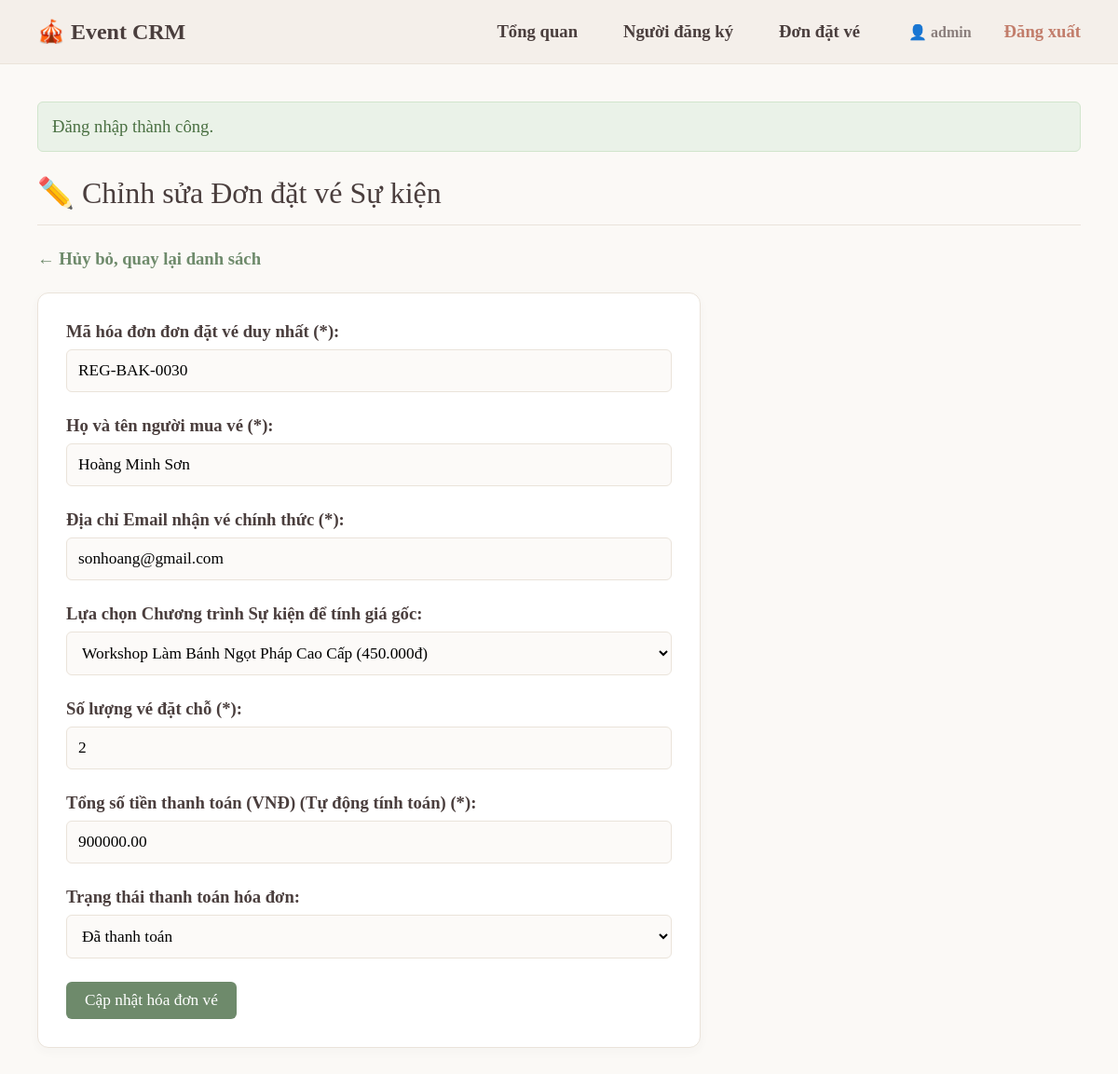
Page /registrations/edit?id=30 (signed in) on the committed database.
### tables this page shows
CREATE TABLE registrations (
    id INT AUTO_INCREMENT PRIMARY KEY,
    registration_code VARCHAR(50) NOT NULL,
    customer_name VARCHAR(100) NOT NULL,
    customer_email VARCHAR(150) NOT NULL,
    ticket_quantity INT NOT NULL DEFAULT 1,
    total_amount DECIMAL(12,2) NOT NULL DEFAULT 0.00,
    payment_status ENUM('đơn đã hủy', 'chờ thanh toán', 'đã thanh toán') NOT NULL DEFAULT 'chờ thanh toán',
    created_at DATETIME NOT NULL DEFAULT CURRENT_TIMESTAMP,
    updated_at DATETIME NULL ON UPDATE CURRENT_TIMESTAMP,
    UNIQUE KEY unique_registration_code (registration_code),
    INDEX idx_registrations_created_at (created_at),
    INDEX idx_registrations_status (payment_status)
);

### app/Core/helpers.php (called while the page is built, shortened)
<?php
function e(string $value): string
{
    return htmlspecialchars($value, ENT_QUOTES, 'UTF-8');
}
function render(string $view, array $data = [], string $layout = 'layouts/main'): void
{
    extract($data);
    require __DIR__ . '/../../Views/' . $view . '.php';
}

### app/Controllers/RegistrationController.php (called while the page is built, shortened)
<?php
class RegistrationController
{
    public function edit(): void
    {
        $id = (int)($_GET['id'] ?? 0);
        $registration = $this->service->getById($id);
        render('registrations/edit', [
            'title' => 'Cập nhật hóa đơn vé #' . $id,
            'registration' => $registration,
            'errors' => []
        ]);
    }
}

### public/index.php (called while the page is built, shortened)
<?php
require_once __DIR__ . '/../app/Core/helpers.php';
require_once __DIR__ . '/../app/Repositories/RegistrationRepository.php';
require_once __DIR__ . '/../app/Services/RegistrationService.php';
require_once __DIR__ . '/../app/Controllers/RegistrationController.php';
$dbConfig = require __DIR__ . '/../config/database.php';
try {
    $pdo = Database::connect($dbConfig);
} catch (Exception $e) {
    die("Lỗi kết nối cơ sở dữ liệu: " . $e->getMessage());
}
$container = [];
$container[UserRepository::class] = new UserRepository($pdo);
$container[RegistrantRepository::class] = new RegistrantRepository($pdo);
$container[RegistrationRepository::class] = new RegistrationRepository($pdo);
$container[AuthService::class] = new AuthService($container[UserRepository::class]);
$container[RegistrantService::class] = new RegistrantService($container[RegistrantRepository::class]);
$container[RegistrationService::class] = new RegistrationService($container[RegistrationRepository::class]);
$container[HomeController::class] = new HomeController();
$container[AuthController::class] = new AuthController($container[AuthService::class]);
$container[DashboardController::class] = new DashboardController($container[RegistrantRepository::class], $container[RegistrationRepository::class]);
$container[RegistrantController::class] = new RegistrantController($container[RegistrantService::class]);
$container[RegistrationController::class] = new RegistrationController($container[RegistrationService::class]);
$container[HealthController::class] = new HealthController($pdo);
$router = new Router();
$router->add('GET', '/', [HomeController::class, 'index']);
$router->add('GET', '/login', [AuthController::class, 'login']);
$router->add('POST', '/login', [AuthController::class, 'handleLogin']);
$router->add('POST', '/logout', [AuthController::class, 'logout']);
$router->add('GET', '/dashboard', [DashboardController::class, 'index']);
$router->add('GET', '/registrants', [RegistrantController::class, 'index']);
$router->add('GET', '/registrants/create', [RegistrantController::class, 'create']);
$router->add('POST', '/registrants/store', [RegistrantController::class, 'store']);
$router->add('GET', '/registrants/edit', [RegistrantController::class, 'edit']);
$router->add('POST', '/registrants/update', [RegistrantController::class, 'update']);
$router->add('POST', '/registrants/delete', [RegistrantController::class, 'delete']);
$router->add('GET', '/registrations', [RegistrationController::class, 'index']);
$router->add('GET', '/registrations/create', [RegistrationController::class, 'create']);
$router->add('POST', '/registrations/store', [RegistrationController::class, 'store']);
$router->add('GET', '/registrations/edit', [RegistrationController::class, 'edit']);
$router->add('POST', '/registrations/update', [RegistrationController::class, 'update']);
$router->add('POST', '/registrations/delete', [RegistrationController::class, 'delete']);
$router->add('GET', '/health', [HealthController::class, 'index']);
$router->dispatch($_SERVER['REQUEST_METHOD'], $_SERVER['REQUEST_URI'], $container);

### app/Repositories/RegistrationRepository.php (called while the page is built, shortened)
<?php
class RegistrationRepository
{
    public function findById(int $id): ?array
    {
        $stmt = $this->db->prepare("SELECT * FROM registrations WHERE id = :id LIMIT 1");
        $stmt->execute(['id' => $id]);
        $data = $stmt->fetch();
        return $data ?: null;
    }
}

### app/Services/RegistrationService.php (called while the page is built, shortened)
<?php
class RegistrationService
{
    public function getById(int $id): ?array
    {
        return $this->repo->findById($id);
    }
}

### Views/registrations/edit.php (the view, shortened to what this page needs)
<h1>✏️ Chỉnh sửa Đơn đặt vé Sự kiện</h1>
<p><a href="/registrations" style="color: var(--success); text-decoration: none; font-weight: bold;">← Hủy bỏ, quay lại danh sách</a></p>
<div class="card" style="max-width: 650px; margin-top: 25px;">
    <form action="/registrations/update" method="POST">
        <div class="form-group">
            <label>Mã hóa đơn đơn đặt vé duy nhất (*):</label>
            <input type="text" name="registration_code" class="form-control" value="<?= e($registration['registration_code']) ?>">
        </div>
        <div class="form-group">
            <label>Họ và tên người mua vé (*):</label>
            <input type="text" name="customer_name" class="form-control" value="<?= e($registration['customer_name']) ?>">
        </div>
        <div class="form-group">
            <label>Địa chỉ Email nhận vé chính thức (*):</label>
            <input type="text" name="customer_email" class="form-control" value="<?= e($registration['customer_email']) ?>">
        </div>
        <div class="form-group">
            <label>Lựa chọn Chương trình Sự kiện để tính giá gốc:</label>
            <select id="js-event-selector-edit" class="form-control">
                <option value="450000" <?= str_contains($registration['registration_code'], 'BAK') ? 'selected' : '' ?>>Workshop Làm Bánh Ngọt Pháp Cao Cấp (450.000đ)</option>
            </select>
        </div>
        <div class="form-group">
            <label>Số lượng vé đặt chỗ (*):</label>
            <input type="number" id="js-quantity-input-edit" name="ticket_quantity" class="form-control" min="1" value="<?= e((string)$registration['ticket_quantity']) ?>">
        </div>
        <div class="form-group">
            <label>Tổng số tiền thanh toán (VNĐ) (Tự động tính toán) (*):</label>
            <input type="number" id="js-total-output-edit" name="total_amount" class="form-control" value="<?= e((string)$registration['total_amount']) ?>" readonly>
        </div>
        <div class="form-group">
            <label>Trạng thái thanh toán hóa đơn:</label>
            <select name="payment_status" class="form-control">
                <option value="đã thanh toán" <?= $registration['payment_status'] === 'đã thanh toán' ? 'selected' : '' ?>>Đã thanh toán</option>
            </select>
        </div>
        <button type="submit" class="btn" style="background-color: var(--success);">Cập nhật hóa đơn vé</button>
    </form>
</div>

### Views/layouts/main.php (style rules this page uses)
:root { --bg-main: #FBF9F6; --bg-navbar: #F4EFEA; --text-primary: #4A3E3D; --text-muted: #8A7E7C; --accent: #A38A75; --accent-hover: #8C7561; --border-color: #EAE3DA; --white: #FFFFFF; --success: #6E8A6B; --danger: #C27D6B; --warning: #D9A752; }
body { font-family: 'Times New Roman', Times, serif; font-size: 14pt; background-color: var(--bg-main); color: var(--text-primary); margin: 0; padding: 0; display: flex; flex-direction: column; min-height: 100vh; }
.card { background: var(--white); border: 1px solid var(--border-color); padding: 30px; border-radius: 12px; box-shadow: 0 4px 12px rgba(74, 62, 61, 0.03); margin-bottom: 30px; }
h1 { color: var(--text-primary); font-size: 24pt; margin-top: 0; font-weight: normal; border-bottom: 1px solid var(--border-color); padding-bottom: 15px; margin-bottom: 25px; }
.btn { background-color: var(--accent); color: var(--white); padding: 10px 20px; border: none; border-radius: 6px; text-decoration: none; cursor: pointer; display: inline-flex; align-items: center; font-size: 13pt; font-family: inherit; transition: background 0.2s; }
.form-group { margin-bottom: 25px; }
.form-group label { display: block; margin-bottom: 8px; font-weight: bold; }
.form-control { width: 100%; padding: 12px; border: 1px solid var(--border-color); border-radius: 6px; font-size: 13pt; box-sizing: border-box; background-color: #FCFAF8; font-family: inherit; }

### rows in the picture
registrations: registration_code "REG-BAK-0030", customer_name "Hoàng Minh Sơn", customer_email "sonhoang@gmail.com", registration_code "Workshop Làm Bánh Ngọt Pháp Cao Cấp (450.000đ)", ticket_quantity "2", total_amount "900000.00", payment_status "Đã thanh toán"

### other values in the picture
$_SESSION['user_name'] "admin"
$success_msg "Đăng nhập thành công."
